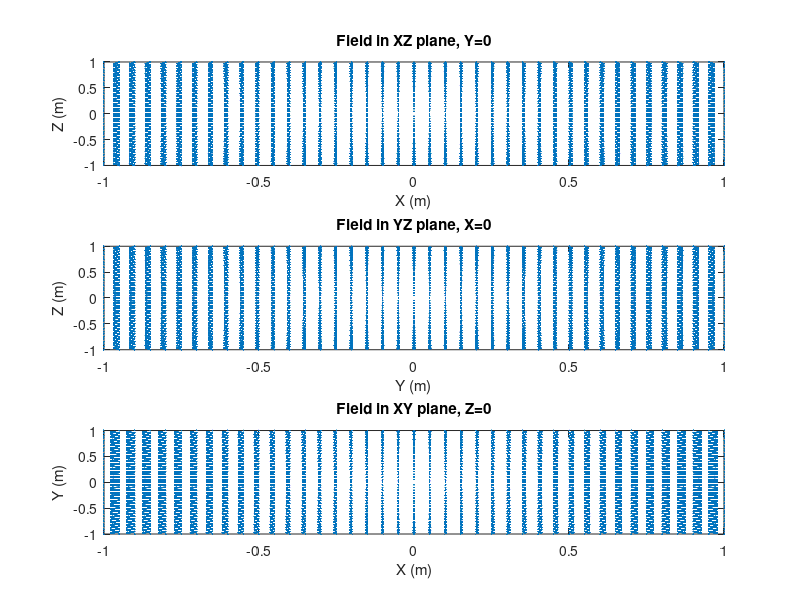
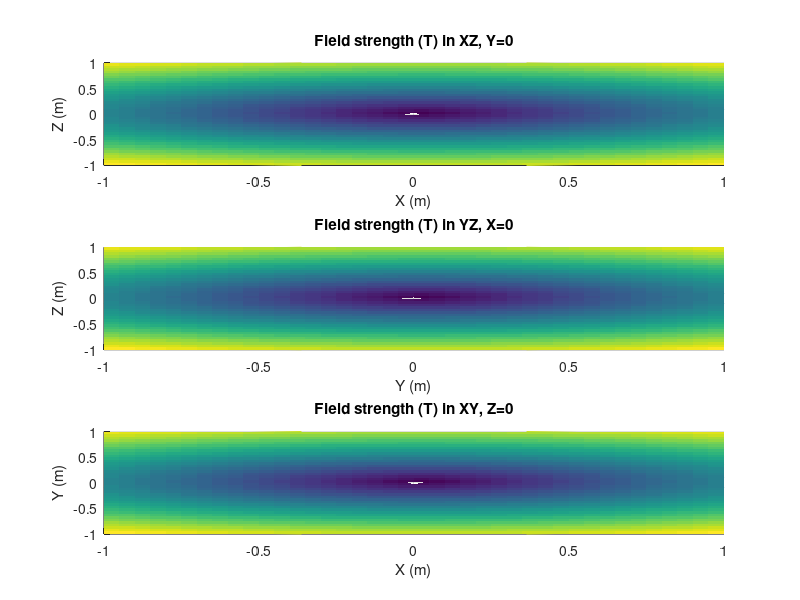
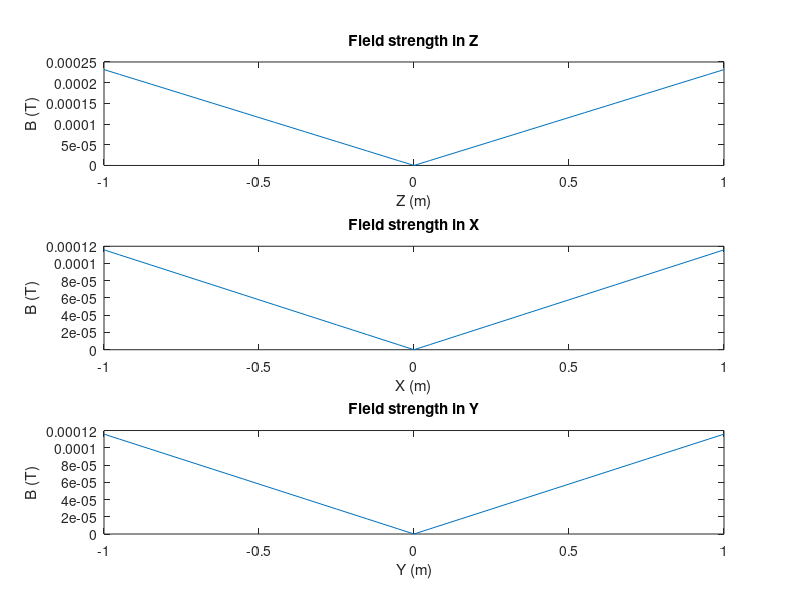

Source code (MATLAB) for these figures, in order:
% Author: Huan Q. Bui
% Date: August 10, 2021

% SIMULATE Ioffe-Pritchard magnetic field

clear

mu0 = 4*pi*10^(-7);
I = 10; % current in each coil, in Amperes
N = 16; % winding number
a = 0.2; % coil radius, in m
b = 0.15; % 1/2 distance between coils, in m
C = 3*mu0*I*a^2*b/(2*(a^2 + b^2)^(5/2)); % constant

x_bound = 1;
y_bound = 1;
z_bound = 1;
spacing = 0.05;

x = -x_bound:spacing:x_bound;
y = -y_bound:spacing:y_bound;
z = -z_bound:spacing:z_bound;

[X,Y,Z] = meshgrid(x,y,z);

% magnetic fields formula
% Bfield = @(x,y,z) [C.*x C.*y -2*C.*z]; 
% Bfield_XZ = @(x,z) [C.*x -2*C.*z];

h = figure(1)

% magnetic field in XZ plane
subplot(3,1,1)
quiver(X,Z,C.*X,-2*C.*Z);
xlabel('X (m)')
ylabel('Z (m)')
title('Field in XZ plane, Y=0')
xlim([-x_bound x_bound])
ylim([-z_bound z_bound])


subplot(3,1,2)
% magnetic field in YZ plane
quiver(Y,Z,C.*Y,-2*C.*Z);
xlabel('Y (m)')
ylabel('Z (m)')
title('Field in YZ plane, X=0')
xlim([-y_bound y_bound])
ylim([-z_bound z_bound])

subplot(3,1,3)
% magnetic field in XY plane
quiver(X,Y,C.*X,C.*Y);
xlabel('X (m)')
ylabel('Y (m)')
title('Field in XY plane, Z=0')
xlim([-x_bound x_bound])
ylim([-y_bound y_bound])


% Magnetic field strengths in 2D
g = figure(2)

subplot(3,1,1)
[X_XZ,Z_XZ] = meshgrid(x,z);
B_strength_XZ = sqrt((C.*X_XZ).^2  + (-2*C.*Z_XZ).^2);
surfc(X_XZ,Z_XZ,B_strength_XZ,'LineStyle' ,'none');
view(2)
xlabel('X (m)')
ylabel('Z (m)')
title('Field strength (T) in XZ, Y=0')

subplot(3,1,2)
[Y_YZ,Z_YZ] = meshgrid(y,z);
B_strength_YZ = sqrt((C.*Y_YZ).^2  + (-2*C.*Z_YZ).^2);
surfc(Y_YZ,Z_YZ,B_strength_YZ,'LineStyle' ,'none');
view(2)
xlabel('Y (m)')
ylabel('Z (m)')
title('Field strength (T) in YZ, X=0')

subplot(3,1,3)
[X_XY,Y_XY] = meshgrid(x,y);
B_strength_XY = sqrt((C.*X_XY).^2  + (-2*C.*Y_XY).^2);
surfc(X_XY,Y_XY,B_strength_XY,'LineStyle' ,'none');
view(2)
xlabel('X (m)')
ylabel('Y (m)')
title('Field strength (T) in XY, Z=0')

% magnetic field strengths in 1D
k = figure(3)
% X=0,Y=0
subplot(3,1,1)
plot(z,abs(-2*C.*z))
xlabel('Z (m)')
ylabel('B (T)')
title('Field strength in Z')
% Y=0,Z=0
subplot(3,1,2)
plot(x, abs(C.*x))
xlabel('X (m)')
ylabel('B (T)')
title('Field strength in X')
% X=0,Z=0
subplot(3,1,3)
plot(y, abs(C.*y))
xlabel('Y (m)')
ylabel('B (T)')
title('Field strength in Y')
